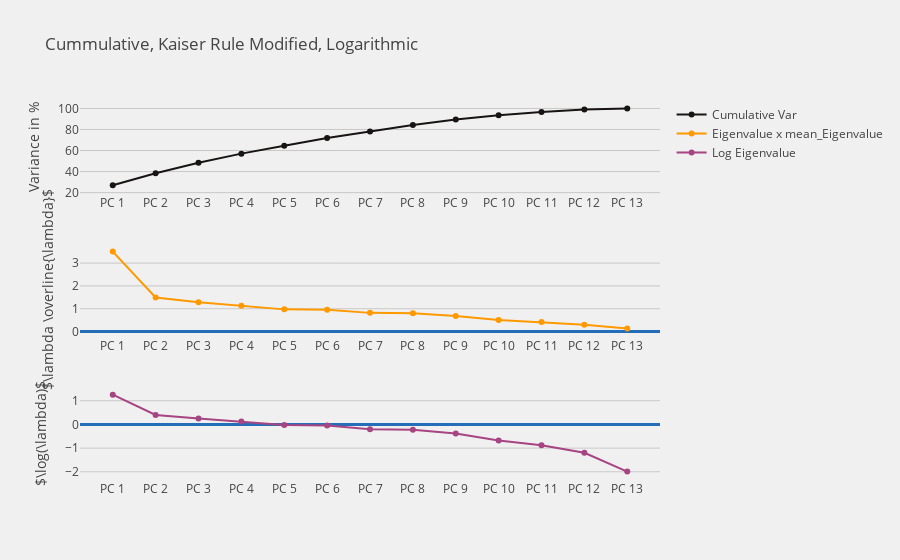

The code cell stored with this chart in its notebook:
### Markdown cell above
##### Problem with the Elbow Rule: 

By looking at the Proportional Secree Plot, it makes difficult to use the "Elbow Rule", because the drop of the slop is not very clear. We have one drop at PC3 and another "pseudo" drop in PC 11. The criteria of using the Elbow Rule is not very effective for this data.


##### Can we do better?

Yes, we can still do better though. According [*Principal Component Analysis, 2nd Edition, by I.T Jolliffe*](https://www.springer.com/gp/book/9780387954424), we can use more approaches that benefit the data that we have:

1. Cumulative Percentage of Total Variaton:
    - We can set a sensible cutoff in the range of Variance between 70% and 90%
    - For example if we look at the Cummulative Scree Plot we see that first three components take up almost 50% of the Variance. 
    - This is a more practical way of using the properties of the Covaraince Matrix because we know that the features of the Covariance Matrix are linearly Independent therefore it is a appropiate decomposition of the $k$ number of PCs.
    
    
2. Size of Variance of Principal Components
    - Again taking adavantage a $\mathbf{X}$ with linearly independent vectors, then the PCs are the original features have all unit Variances. Which we already did with the `StandadrdScaler()`.
    - [**Kaiser's Rule**](https://en.wikipedia.org/wiki/Factor_analysis#:~:text=Kaiser%20criterion%3A%20The%20Kaiser%20rule,by%20an%20average%20single%20item.&text=As%20one%20moves%20to%20the,later%20components%2C%20the%20eigenvalues%20drop.) - any PC with variance or eigenvalue less than 1 contains less information than one of the original features and so it not worth retaining.
    - However, the author makes an interesting argument that looking at $\lambda_k > 1$ might retain too few variables, specially in a Covarariance Matrix.
    - Thus, the Kaiser's Rule can be adapted to only keeping the PCs with $\lambda_k > 0.7\overline{\lambda_n}$. Two very comprehensive examples are shown later using Covaraince matrix where the variance cutoff at $0.7\overline{\lambda_n}$ seems very adequate.
   
   
3. The Scree Graph and the Log-Eigenvalue Diagram
    - It discusses an alternative to the "elbow rule" on the Logarithmic Eigenvalue magnitude with respect the PCs' scree plot from above.
    - Instead of looking at where the slope of the scree plot lines drops, the author argues that we should look for a PC where the logarithmic eigenvalues become a straight line.
    
    
The author also discusses more approaches such as Null Hypothesis Testing or

### Code cell
mean_lambda = np.mean(eig_vals) 
kaiser_modified = [i * mean_lambda for i in sorted(eig_vals, reverse=True)]

pcs_displayed = 20

fig = make_subplots(rows= 3, cols = 1, vertical_spacing=0.13, shared_xaxes=False,
#                     subplot_titles=('Cummulative',
# #                                     'Propotional',
# #                                     'Eigenvalues',
#                                     'Log Eigenvales',
#                                    "Kaiser's Rule Modified")
                   )

# Cum Var
fig.add_trace(
    go.Scatter(
        x=['PC %s' %i for i in range(1,pcs_displayed)], 
        y=cum_var_exp,
        name='Cumulative Var',
        marker=dict( color = '#191414' )
    ), row = 1, col = 1
)

# Kaiser
fig.add_trace(
    go.Scatter(
        x=['PC %s' %i for i in range(1,pcs_displayed)],
        y=kaiser_modified,
        name='Eigenvalue x mean_Eigenvalue',
        marker=dict( color = '#FF9900' )
    ), row = 2, col = 1
)

# Log Indiv Var
fig.add_trace(
    go.Scatter(
        x=['PC %s' %i for i in range(1,pcs_displayed)],
        y=np.log(eig_vals_sorted),
        name='Log Eigenvalue',
        marker=dict( color = '#A74482' )
    ), row = 3, col = 1
)



# Names of the respective Y Axes
fig['layout']['yaxis1']['title']='Variance in %'
fig['layout']['yaxis2']['title']="$\lambda \overline{\lambda}$"
fig['layout']['yaxis3']['title']='$\log(\lambda)$'



fig.update_layout(
    title='Cummulative, Kaiser Rule Modified, Logarithmic',
    plot_bgcolor = "rgb(240, 240, 240)", 
    paper_bgcolor = "rgb(240, 240, 240)",
    hovermode='x unified',
    font=dict(
        size=12,
        color='#444'
    )
)

# Y Axis
fig.update_yaxes(
    showline=False,
    linewidth=0.5,
    linecolor='black',
    mirror=False,
    showgrid=True,
    gridwidth=1,
    gridcolor='rgb(200, 200, 200)',
    zerolinecolor='#246EB9',
    zerolinewidth = 3,
    showspikes = False,
    spikecolor = 'blue',
    spikethickness = 3, 
    spikedash = 'dot', 
    spikesnap = 'hovered data'
)

# X Axis
fig.update_xaxes(
    showline=False,
    linewidth=0.5,
    linecolor='black',
    mirror=False,
    showgrid=False,
    gridwidth=1,
    gridcolor='rgb(200, 200, 200)',
    zerolinecolor='#FF9900',
    zerolinewidth = 3,
    showspikes = True,
    spikecolor = '#246EB9',
    spikethickness = 3,
    spikedash = 'dot', 
    spikesnap = 'hovered data',
    spikemode  = 'across'
)
fig.show()

### Figure 1 — Plotly figure (JSON) as saved in the notebook; plotly's stock layout.template omitted (floating-point values rounded to 4 significant figures)
{"data": [{"marker": {"color": "#191414"}, "name": "Cumulative Var", "type": "scatter", "x": ["PC 1", "PC 2", "PC 3", "PC 4", "PC 5", "PC 6", "PC 7", "PC 8", "PC 9", "PC 10", "PC 11", "PC 12", "PC 13", "PC 14", "PC 15", "PC 16", "PC 17", "PC 18", "PC 19"], "xaxis": "x", "y": [26.97, 38.45, 48.35, 57.05, 64.53, 71.85, 78.15, 84.31, 89.54, 93.45, 96.63, 98.95, 100.0], "yaxis": "y"}, {"marker": {"color": "#FF9900"}, "name": "Eigenvalue x mean_Eigenvalue", "type": "scatter", "x": ["PC 1", "PC 2", "PC 3", "PC 4", "PC 5", "PC 6", "PC 7", "PC 8", "PC 9", "PC 10", "PC 11", "PC 12", "PC 13", "PC 14", "PC 15", "PC 16", "PC 17", "PC 18", "PC 19"], "xaxis": "x2", "y": [3.506, 1.493, 1.287, 1.132, 0.9721, 0.9516, 0.8185, 0.8011, 0.6798, 0.5089, 0.4135, 0.3015, 0.1366], "yaxis": "y2"}, {"marker": {"color": "#A74482"}, "name": "Log Eigenvalue", "type": "scatter", "x": ["PC 1", "PC 2", "PC 3", "PC 4", "PC 5", "PC 6", "PC 7", "PC 8", "PC 9", "PC 10", "PC 11", "PC 12", "PC 13", "PC 14", "PC 15", "PC 16", "PC 17", "PC 18", "PC 19"], "xaxis": "x3", "y": [1.254, 0.4005, 0.2526, 0.1236, -0.02831, -0.04967, -0.2003, -0.2218, -0.386, -0.6755, -0.8832, -1.199, -1.991], "yaxis": "y3"}], "layout": {"font": {"color": "#444", "size": 12}, "hovermode": "x unified", "paper_bgcolor": "rgb(240, 240, 240)", "plot_bgcolor": "rgb(240, 240, 240)", "title": {"text": "Cummulative, Kaiser Rule Modified, Logarithmic"}, "xaxis": {"anchor": "y", "domain": [0, 1], "gridcolor": "rgb(200, 200, 200)", "gridwidth": 1, "linecolor": "black", "linewidth": 0.5, "mirror": false, "showgrid": false, "showline": false, "showspikes": true, "spikecolor": "#246EB9", "spikedash": "dot", "spikemode": "across", "spikesnap": "hovered data", "spikethickness": 3, "zerolinecolor": "#FF9900", "zerolinewidth": 3}, "xaxis2": {"anchor": "y2", "domain": [0, 1], "gridcolor": "rgb(200, 200, 200)", "gridwidth": 1, "linecolor": "black", "linewidth": 0.5, "mirror": false, "showgrid": false, "showline": false, "showspikes": true, "spikecolor": "#246EB9", "spikedash": "dot", "spikemode": "across", "spikesnap": "hovered data", "spikethickness": 3, "zerolinecolor": "#FF9900", "zerolinewidth": 3}, "xaxis3": {"anchor": "y3", "domain": [0, 1], "gridcolor": "rgb(200, 200, 200)", "gridwidth": 1, "linecolor": "black", "linewidth": 0.5, "mirror": false, "showgrid": false, "showline": false, "showspikes": true, "spikecolor": "#246EB9", "spikedash": "dot", "spikemode": "across", "spikesnap": "hovered data", "spikethickness": 3, "zerolinecolor": "#FF9900", "zerolinewidth": 3}, "yaxis": {"anchor": "x", "domain": [0.7533, 1], "gridcolor": "rgb(200, 200, 200)", "gridwidth": 1, "linecolor": "black", "linewidth": 0.5, "mirror": false, "showgrid": true, "showline": false, "showspikes": false, "spikecolor": "blue", "spikedash": "dot", "spikesnap": "hovered data", "spikethickness": 3, "title": {"text": "Variance in %"}, "zerolinecolor": "#246EB9", "zerolinewidth": 3}, "yaxis2": {"anchor": "x2", "domain": [0.3767, 0.6233], "gridcolor": "rgb(200, 200, 200)", "gridwidth": 1, "linecolor": "black", "linewidth": 0.5, "mirror": false, "showgrid": true, "showline": false, "showspikes": false, "spikecolor": "blue", "spikedash": "dot", "spikesnap": "hovered data", "spikethickness": 3, "title": {"text": "$\\lambda \\overline{\\lambda}$"}, "zerolinecolor": "#246EB9", "zerolinewidth": 3}, "yaxis3": {"anchor": "x3", "domain": [0, 0.2467], "gridcolor": "rgb(200, 200, 200)", "gridwidth": 1, "linecolor": "black", "linewidth": 0.5, "mirror": false, "showgrid": true, "showline": false, "showspikes": false, "spikecolor": "blue", "spikedash": "dot", "spikesnap": "hovered data", "spikethickness": 3, "title": {"text": "$\\log(\\lambda)$"}, "zerolinecolor": "#246EB9", "zerolinewidth": 3}}}
